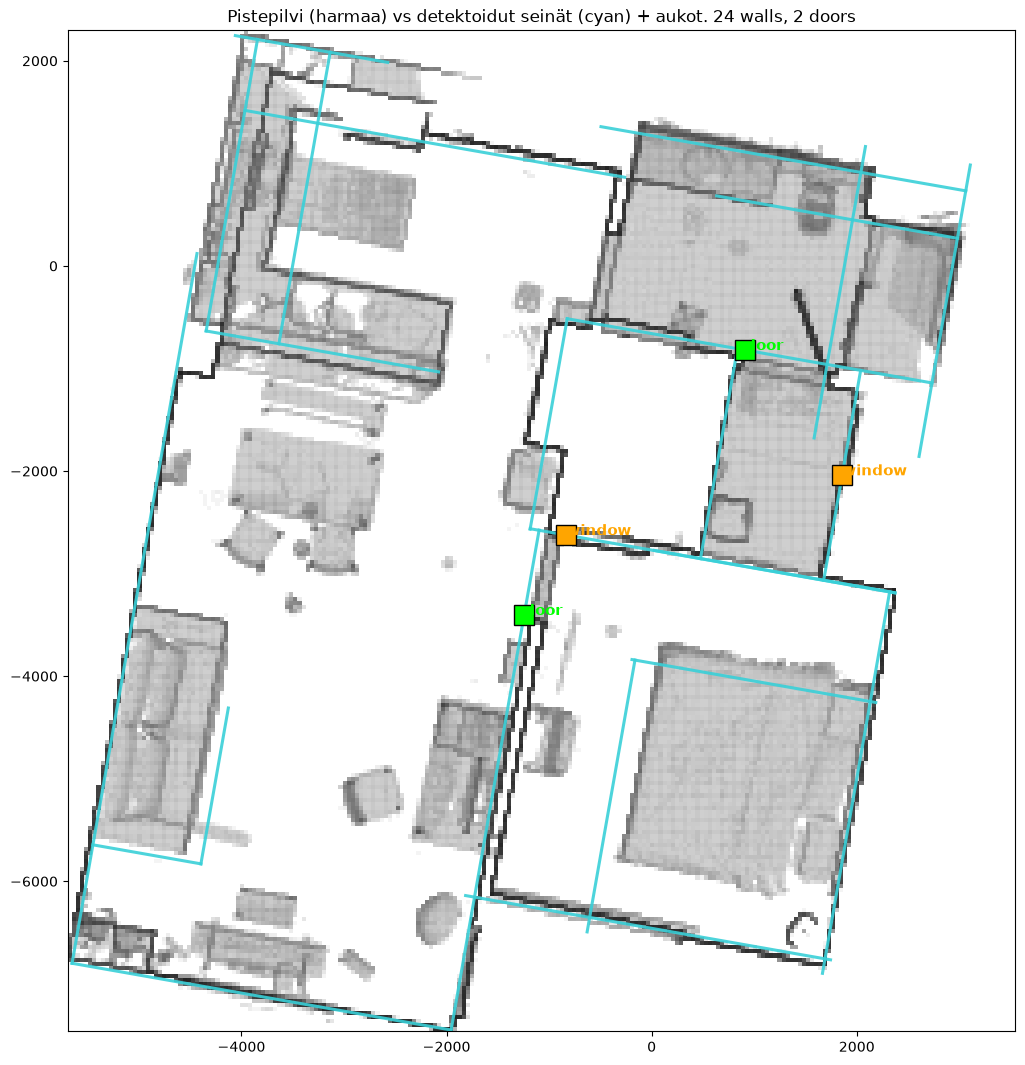

The Python source for this figure:
"""Overlay: pistepilven tiheys ovikorkeudelta + detektoidut seinät/ovet päälle."""
from pathlib import Path
import open3d as o3d, numpy as np, math
import matplotlib; matplotlib.use("Agg")
import matplotlib.pyplot as plt
from scan2bim.core.pipeline import Pipeline, PipelineConfig

cloud = o3d.io.read_point_cloud(r"C:\Users\lauri\scan2bim\data\_cache_apt.ply")
pts = np.asarray(cloud.points)
z = pts[:,2]; zmin,zmax = z.min(), z.max(); span=zmax-zmin
# ovikaista: ~0.3-1.0 lattiasta (oviaukot näkyvät rakoina; ikkuna jättää sillin)
lo, hi = zmin+0.15*span, zmin+0.95*span
band = pts[(z>=lo)&(z<=hi)]
GRID=40.0
x0,y0=band[:,0].min(),band[:,1].min()
nx=int((band[:,0].max()-x0)/GRID)+1; ny=int((band[:,1].max()-y0)/GRID)+1
H,_,_=np.histogram2d(band[:,0],band[:,1],bins=[nx,ny],
    range=[[x0,x0+nx*GRID],[y0,y0+ny*GRID]])
H=H.T

cfg=PipelineConfig(detector="contour",auto_voxel=False,voxel_size=12.0,
    export_ifc=False,export_dxf=False,export_qa=False)
m=Pipeline(cfg)._detect(cloud,Path("apt"))

fig,ax=plt.subplots(figsize=(13,13))
ax.imshow(np.log1p(H),origin="lower",extent=[x0,x0+nx*GRID,y0,y0+ny*GRID],
    cmap="Greys",alpha=.9,aspect="equal")
for w in m.walls:
    (ax0,ay0),(ax1,ay1)=w.axis
    ax.plot([ax0,ax1],[ay0,ay1],"-",lw=2.2,color="#39d0d8",alpha=.9)
for o in m.openings:
    w=next((w for w in m.walls if w.id==o.wall_id),None)
    if not w: continue
    (ax0,ay0),(ax1,ay1)=w.axis; L=math.hypot(ax1-ax0,ay1-ay0) or 1; t=o.position_along/L
    px,py=ax0+(ax1-ax0)*t,ay0+(ay1-ay0)*t
    col="lime" if o.opening_type=="door" else "orange"
    ax.plot(px,py,"s",ms=14,color=col,mec="k")
    ax.annotate(o.opening_type,(px,py),color=col,fontsize=11,weight="bold")
ax.set_title(f"Pistepilvi (harmaa) vs detektoidut seinät (cyan) + aukot. "
    f"{len(m.walls)} walls, {sum(1 for o in m.openings if o.opening_type=='door')} doors")
ax.set_aspect("equal")
out=r"C:\Users\lauri\scan2bim\data\_overlay.png"; plt.savefig(out,dpi=100,bbox_inches="tight")
print("walls",len(m.walls),"doors",sum(1 for o in m.openings if o.opening_type=='door'),
      "windows",sum(1 for o in m.openings if o.opening_type=='window'))
print("saved",out)
